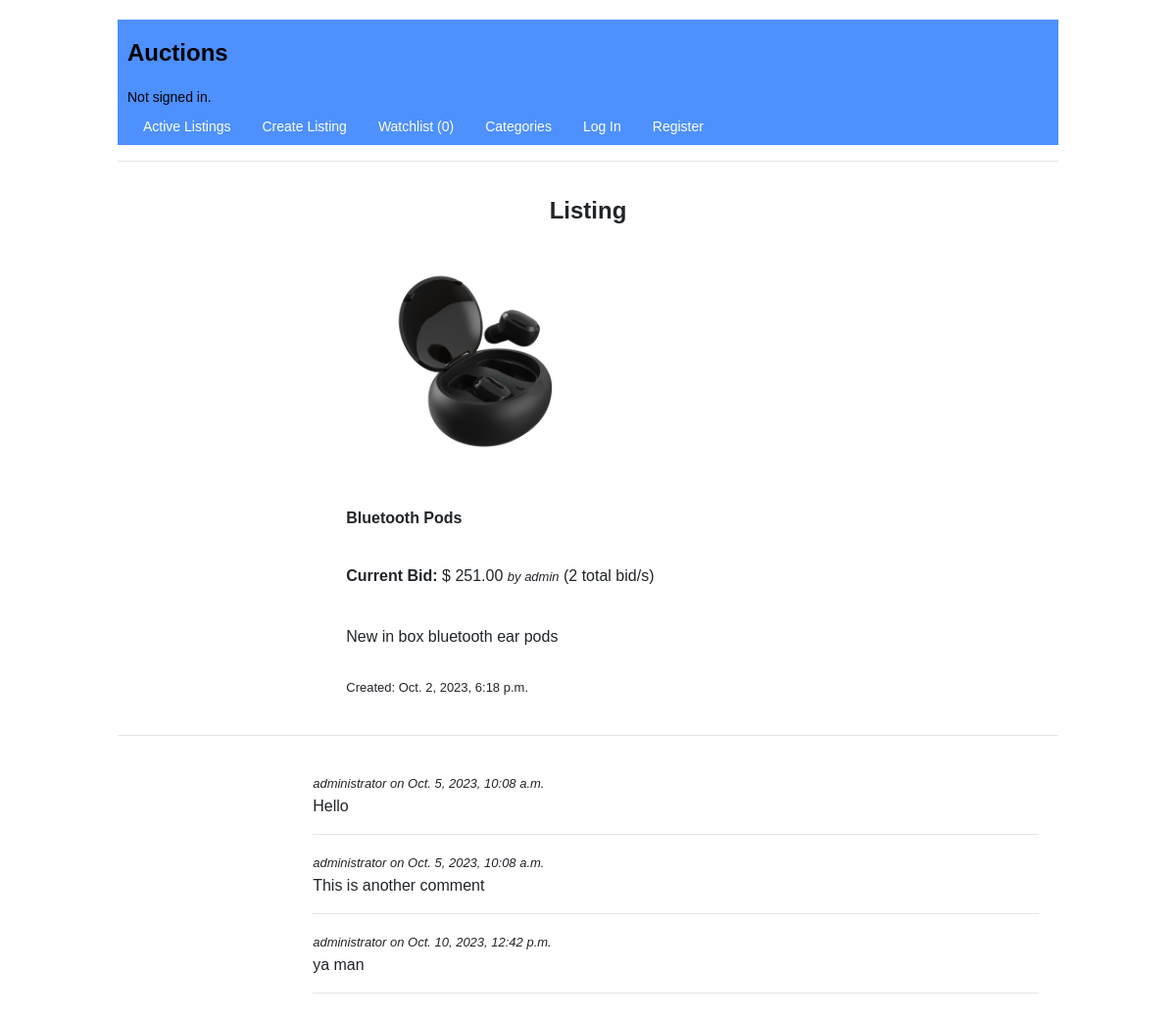
/listing/view/2, run on an earlier commit of the app's database.
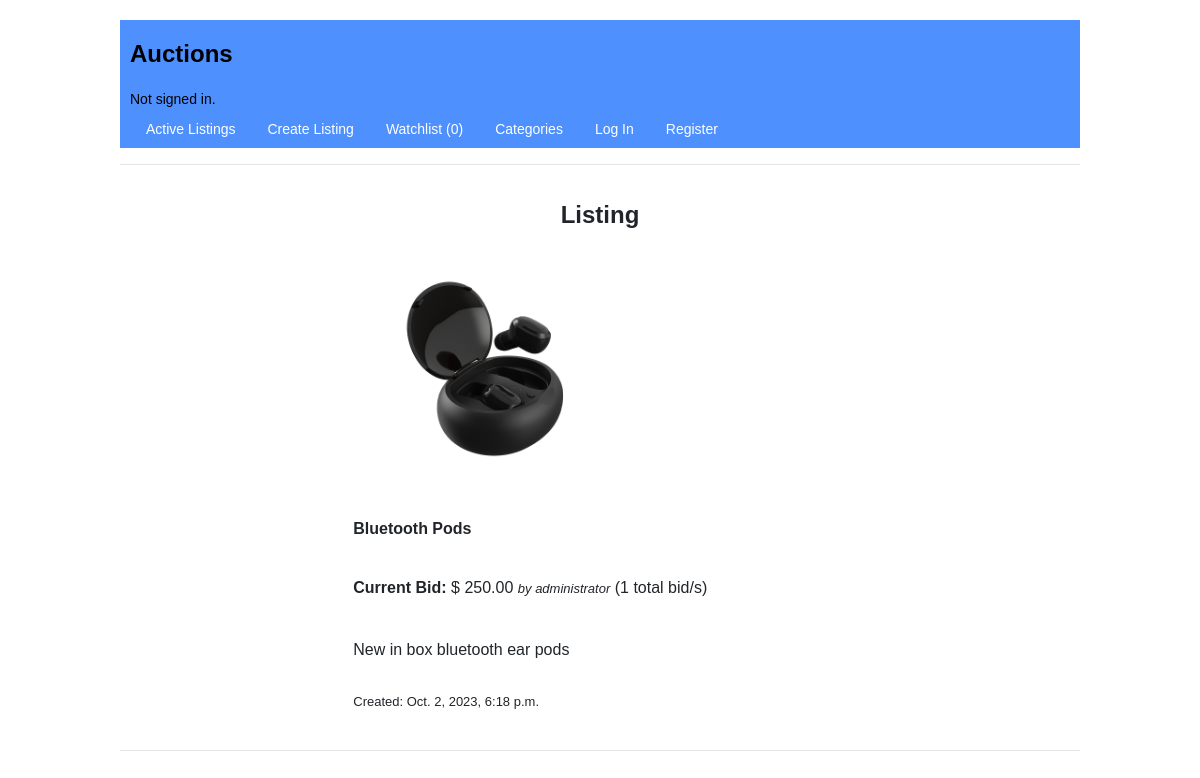
And on a later commit of the database.
### auctions/models.py (models this page shows, shortened)
class Listing(models.Model):
	title = models.CharField(max_length=64)
	description = models.CharField(max_length=500)
	image_link = models.CharField(max_length=64)
	listing_date = models.DateTimeField()
	active = models.BooleanField(default=False)
	allowedit = models.BooleanField(default=True)
	startbid = models.FloatField(default=0)
	user_id = models.ForeignKey(User, on_delete=models.CASCADE, related_name="UserListings")
	category_id = models.ForeignKey(Category, on_delete=models.CASCADE, related_name="ListingCategory")

class ListingBid(models.Model):
	bid_amount = models.FloatField()
	bid_datetime = models.DateTimeField()
	user_id = models.ForeignKey(User, on_delete=models.CASCADE, related_name="UserBid")
	listing = models.ForeignKey(Listing, on_delete=models.CASCADE, related_name="ListingBid")

class User(AbstractUser):
    pass

class Comment(models.Model):
	comment = models.CharField(max_length=500)
	comment_datetime = models.DateTimeField()
	listing_id = models.ForeignKey(Listing, on_delete=models.CASCADE, related_name="ListingComments")
	user_id = models.ForeignKey(User, on_delete=models.CASCADE, related_name="UserComment")

### auctions/views.py (the view)
# urls.py: path("listing/view/<int:listingid>", views.viewlisting, name="viewlisting"),
def viewlisting(request, listingid):
	try:
		listing = Listing.objects.get(id=listingid)
		listingbids = ListingBid.objects.filter(listing = listing).order_by('bid_amount')
		bidcount = listingbids.count()
		bwatchlist = False
		userauth = False
		minbid = 0
		if request.user.is_authenticated:
			userauth = True
			watchlist = Watchlist.objects.filter(listing_id=listing, user_id=request.user)
			for item in watchlist:
				if item.listing_id == listing:
					bwatchlist = True
		if(bidcount > 0):
			lastbid = listingbids.last().bid_amount
			lastbiduser = listingbids.last().user_id
			minbid = lastbid+1
		else:
			lastbid = 0
			lastbiduser = ""
			minbid = listing.startbid
		comments = Comment.objects.filter(listing_id = listing)
		renderdict = {"listing": listing, "userauth":userauth, "watchlist": bwatchlist, "minbid": minbid, "listingbids": lastbid, "comments":comments, "bidscount":bidcount, "lastbiduser":lastbiduser}
		renderdict['watchcnt'] = getwatchcount(request.user)
		return render(request, "auctions/viewlisting.html", renderdict)
	except Exception as e:
		messages.error(request, f"An error occured, {e}, please try again")
		return index(request, 'active')

### auctions/views.py (called while the page is built)
def getwatchcount(user):
	if user.is_authenticated:
		return Watchlist.objects.filter(user_id = user).count()
	else:
		return 0

### auctions/templates/auctions/viewlisting.html (shortened to what this page needs)
{% extends "auctions/layout.html" %}
{% block body %}
    <div align=center><h1>{{ formlabel }} Listing</h1></div>
	<form action="{%url 'bid' listingid=listing.id%}" method="post" id="form1">
		<ul style="list-style-type:none">
				<li class="list">
					<div class="grid-container">
						<div class="grid-item viewitem1" style="text-align: left"><a ><image class="activeimage" src='{{listing.image_link}}'></image></a></div>
						<div class="grid-item viewitem2"><h2>{{ listing.title }}</h2></div>
						<div class="grid-item viewitem3" >
							{% if bidscount > 0 %}
								<label id="lblprice">Current Bid: </label> $ {{ listingbids|floatformat:2 }} <font style="font-family: Arial, Helvetica, sans-serif;font-size: small;font-style: italic;">by {{lastbiduser}}</font> ({{bidscount}} total bid/s)
							{% else %}
								<label id="lblprice">Starting Bid: </label> $ {{ listing.startbid|floatformat:2 }}
							{% endif %}
						</div>
						<div class="grid-item viewitem4">{{ listing.description }}</div>
						<div class="grid-item viewitem5">Created: {{ listing.listing_date }}</div>
					</div>
				</li>
		</ul>
	</form>
	<hr>
	<div class="grid-container">
		<div class="grid-item viewitem4">
			<form action="{%url 'comment' listingid=listing.id %}" method="post" id="form2">
				{% for comment in comments %}
					<font style="font-family: Arial, Helvetica, sans-serif;font-size: small;font-style: italic;">{{comment.user_id}} on {{comment.comment_datetime}}</font>
					<br/>
					{{comment.comment}}<br/>
					<hr>
				{% endfor %}
			</form>
		</div>
	</div>
{% endblock %}

### auctions/templates/auctions/layout.html (shortened to what this page needs)
{% load static %}
<!DOCTYPE html>
<html lang="en">
    <head>
        <link rel="stylesheet" href="https://stackpath.bootstrapcdn.com/bootstrap/4.4.1/css/bootstrap.min.css">
        <link href="{% static 'auctions/styles.css' %}" rel="stylesheet">
    </head>
    <body>
        <div class="header">
			<h1>Auctions</h1>
			<div>
				{% if user.is_authenticated %}
					Signed in as <strong>{{ user.username }}</strong>.
				{% else %}
					Not signed in.
				{% endif %}
			</div>
			<ul class="nav">
				<li class="nav-item">
					<a class="nav-link headerlink" href="{% url 'index' 'active' %}">Active Listings</a>
				</li>
				<li class="nav-item">
					<a class="nav-link headerlink" href="{% url 'newlisting' 'add' %}">Create Listing</a>
				</li>
				<li class="nav-item">
					<a class="nav-link headerlink" href="{% url 'viewwatchlist' %}">Watchlist ({{watchcnt}})</a>
				</li>
				<li class="nav-item">
					<a class="nav-link headerlink" href="{% url 'categories' %}">Categories</a>
				</li>
				{% if user.is_authenticated %}
					<li class="nav-item">
						<a class="nav-link headerlink" href="{% url 'logout' %}">Log Out</a>
					</li>
				{% else %}
					<li class="nav-item">
						<a class="nav-link headerlink" href="{% url 'login' %}">Log In</a>
					</li>
					<li class="nav-item">
						<a class="nav-link headerlink" href="{% url 'register' %}">Register</a>
					</li>
				{% endif %}
			</ul>
		</div>
        <hr>
        {% block body %}
        {% endblock %}
    </body>
</html>

### auctions/static/auctions/styles.css (style rules this page uses)
.header { background-color: #4d90fe; color: black; padding-left: 10px; }
body { margin-top: 20px; margin-left: 10%; margin-right: 10%; padding-left: 0px; font-size: 14px; font-family: Arial,sans-serif; }
.grid-container { display: grid; grid-template-columns: 18% auto; gap: 10px; padding: 10px; border: 2px; }
.grid-item { text-align: left; padding: 10px; overflow: hidden; min-width: 0; }
.viewitem1 { grid-column:2; }
.viewitem2 { grid-column:2; font-size: medium; }
.viewitem3 { grid-column:2; font-size: medium; }
.viewitem4 { grid-column:2; font-size: medium; }
.viewitem5 { grid-column:2; font-size: small; }
h1 { margin-top: 0px; padding-top: 20px; font-size: large; }
.activeimage { width:100%; max-width:300px; max-height: 350px; }
a img { border: none; }
.headerlink { color: white; }
p, ul, dl { margin: 1px 0 13px 0; }
h1,h2 { font-weight: bold; }
h1 { margin: 0 0 20px; font-size: 24px; }
h2 { font-size: 16px; margin: 1em 0 .5em 0; }
.list { padding: 2px; margin: 0px; }
form { margin: 0; padding: 0; }
#lblprice { font-size: 1rem; font-weight: bold; }

What changed in the data, as far as the page shows it:
removed ListingBid: bid_amount "251.00"
no longer on this page (row edited): User: username "admin"
removed Comment: user_id "administrator", comment_datetime "Oct. 5, 2023, 10:08 a.m.", comment "Hello"
removed Comment: user_id "administrator", comment_datetime "Oct. 5, 2023, 10:08 a.m.", comment "This is another comment"
removed Comment: user_id "administrator", comment_datetime "Oct. 10, 2023, 12:42 p.m.", comment "ya man"
now on this page (row unchanged): ListingBid: bid_amount "250.00"
now on this page (row edited): User: username "administrator"
Also different on the page:
{{ bidscount }}: "2" → "1"
